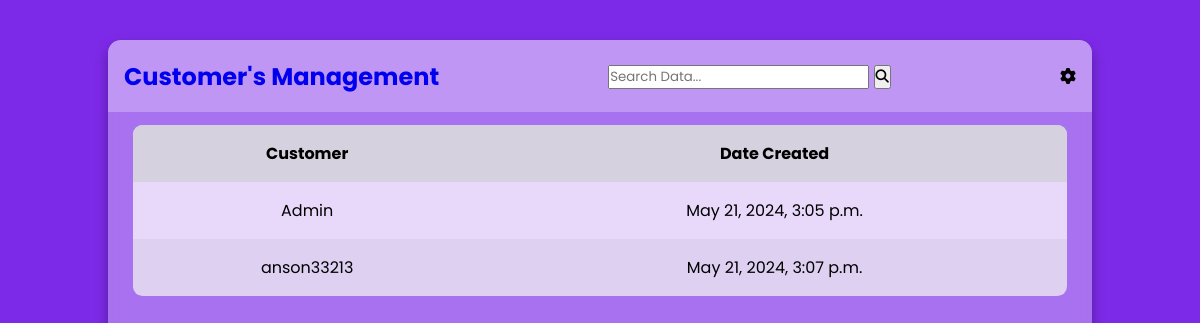
The app's page /, older data.
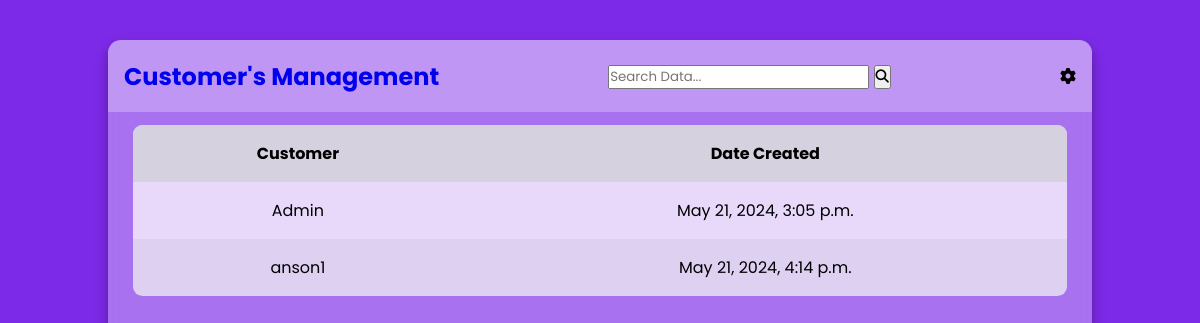
The same page, newer data.
### userauths/models.py (models this page shows, shortened)
class User(AbstractUser):
    email = models.EmailField(max_length=255, unique=True)
    first_name = models.CharField(max_length=30)
    last_name = models.CharField(max_length=30)
    address = models.CharField(max_length=255, blank=True, null=True)
    phone_number = models.CharField(max_length=20, blank=True, null=True)
    birth_date = models.DateField(blank=True, null=True)
    is_active = models.BooleanField(default=True)
    is_staff = models.BooleanField(default=False)
    is_superuser = models.BooleanField(default=False)
    USERNAME_FIELD = 'email'
    REQUIRED_FIELDS = ['username', 'first_name', 'last_name']
    objects = UserManager()

### core/views.py (the view)
# urls.py: path("", index, name='index'),
def index(request):
    users = User.objects.all()
    return render(request, 'core/index.html', {'users': users})

### templates/core/index.html (shortened to what this page needs)
{% extends 'partials/base.html' %}
{% load static %}
        {% block content %}
        <section class="table__body">
            <table>
                <thead>
                    <tr>
                        <th> Customer </th>
                        <th> Date Created </th>
                    </tr>
                </thead>
                {% for user in users %}
                <tr>
                    <td>{{ user.username }}</td>
                    <td>{{ user.date_joined }}</td>
                </tr>
                {% endfor %}
            </table>
        </section>
        {% endblock content %}

Row changes from the older to the newer data that the page shows:
removed User: username "anson33213", date_joined "May 21, 2024, 3:07 p.m."
added User: username "anson1", date_joined "May 21, 2024, 4:14 p.m."
